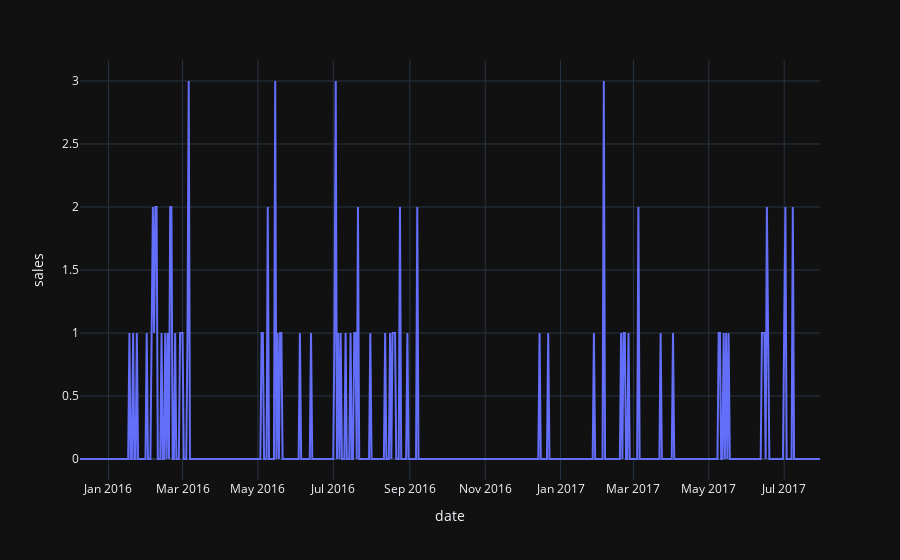

The notebook cell saved with this chart:
### Code cell
# plot a random series with zero-tail
df = zero_tail_dataframes[random.sample(sorted(zero_tail_dataframes.keys()), 1)[0]]
px.line(data_frame=df, x="date", y="sales")

### Figure 1 — Plotly figure (JSON) as saved in the notebook; plotly's stock layout.template omitted (floating-point values rounded to 4 significant figures; data arrays with more than 128 entries replaced by an {"elided": "..."} marker saying what was removed)
{"data": [{"hovertemplate": "date=%{x}<br>sales=%{y}<extra></extra>", "legendgroup": "", "line": {"color": "#636efa", "dash": "solid"}, "marker": {"symbol": "circle"}, "mode": "lines", "name": "", "orientation": "v", "showlegend": false, "type": "scatter", "x": {"elided": "600 str values"}, "xaxis": "x", "y": {"elided": "600 int values"}, "yaxis": "y"}], "layout": {"legend": {"tracegroupgap": 0}, "margin": {"t": 60}, "xaxis": {"anchor": "y", "domain": [0, 1], "title": {"text": "date"}}, "yaxis": {"anchor": "x", "domain": [0, 1], "title": {"text": "sales"}}}}
